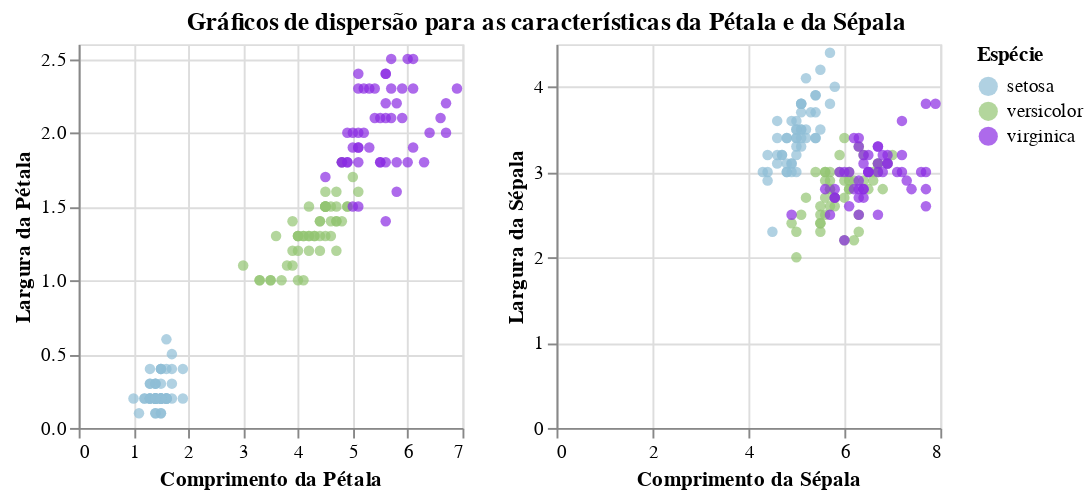

Write notebook code for a chart like this one.
### Markdown cell above
Vamos começar fazendo gráficos de dispersão relacionando as variáveis de largura e comprimento para a sépala e para a pétala.

### Code cell
disp1 = alt.Chart(iris).mark_point(filled=True).encode(
    alt.X('Comprimento da Pétala'),
    alt.Y('Largura da Pétala'),
    alt.Color('Espécie:N', scale=color_map)
).properties(
    width=200,
    height=200
)

disp2 = alt.Chart(iris).mark_point(filled=True).encode(
    alt.X('Comprimento da Sépala'),
    alt.Y('Largura da Sépala'),
    alt.Color('Espécie:N', scale=color_map)
).properties(
    width=200,
    height=200
)

alt.hconcat(disp1, disp2).properties(title={
    'text': 'Gráficos de dispersão para as características da Pétala e da Sépala',
    'anchor': 'middle'
})

### Figure 1 — Vega-Lite specification as saved in the notebook (floating-point values rounded to 4 significant figures; data arrays with more than 128 entries replaced by an {"elided": "..."} marker saying what was removed)
{"config": {"view": {"continuousWidth": 300, "continuousHeight": 300}}, "hconcat": [{"mark": {"type": "point", "filled": true}, "encoding": {"color": {"field": "Espécie", "scale": {"domain": ["setosa", "versicolor", "virginica"], "range": ["#8FBED6", "#93C572", "#8A2BE2"]}, "type": "nominal"}, "x": {"field": "Comprimento da Pétala", "type": "quantitative"}, "y": {"field": "Largura da Pétala", "type": "quantitative"}}, "height": 200, "width": 200}, {"mark": {"type": "point", "filled": true}, "encoding": {"color": {"field": "Espécie", "scale": {"domain": ["setosa", "versicolor", "virginica"], "range": ["#8FBED6", "#93C572", "#8A2BE2"]}, "type": "nominal"}, "x": {"field": "Comprimento da Sépala", "type": "quantitative"}, "y": {"field": "Largura da Sépala", "type": "quantitative"}}, "height": 200, "width": 200}], "data": {"name": "data-2df25ece229b7bba4e4e7d25f15ea3d8"}, "title": {"text": "Gráficos de dispersão para as características da Pétala e da Sépala", "anchor": "middle"}, "$schema": "https://vega.github.io/schema/vega-lite/v5.20.1.json", "datasets": {"data-2df25ece229b7bba4e4e7d25f15ea3d8": {"elided": "150 records"}}}
